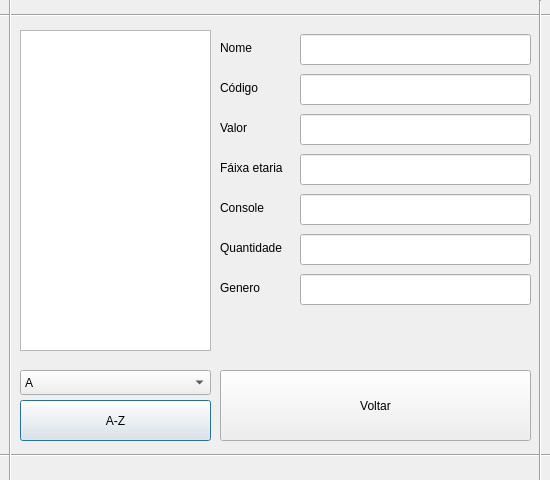
<?xml version="1.0" encoding="UTF-8"?>
<ui version="4.0">
 <class>estoque</class>
 <widget class="QDialog" name="estoque">
  <property name="geometry">
   <rect>
    <x>0</x>
    <y>0</y>
    <width>550</width>
    <height>480</height>
   </rect>
  </property>
  <property name="minimumSize">
   <size>
    <width>550</width>
    <height>480</height>
   </size>
  </property>
  <property name="maximumSize">
   <size>
    <width>550</width>
    <height>480</height>
   </size>
  </property>
  <property name="windowTitle">
   <string>Estoque</string>
  </property>
  <widget class="QListWidget" name="listWidget">
   <property name="geometry">
    <rect>
     <x>20</x>
     <y>30</y>
     <width>191</width>
     <height>321</height>
    </rect>
   </property>
  </widget>
  <widget class="QLabel" name="label_3">
   <property name="geometry">
    <rect>
     <x>220</x>
     <y>120</y>
     <width>61</width>
     <height>15</height>
    </rect>
   </property>
   <property name="text">
    <string>Valor</string>
   </property>
  </widget>
  <widget class="QLabel" name="label_4">
   <property name="geometry">
    <rect>
     <x>220</x>
     <y>160</y>
     <width>81</width>
     <height>16</height>
    </rect>
   </property>
   <property name="text">
    <string>Fáixa etaria</string>
   </property>
  </widget>
  <widget class="QLineEdit" name="Codigoedit">
   <property name="enabled">
    <bool>true</bool>
   </property>
   <property name="geometry">
    <rect>
     <x>300</x>
     <y>74</y>
     <width>231</width>
     <height>31</height>
    </rect>
   </property>
   <property name="cursor">
    <cursorShape>SizeAllCursor</cursorShape>
   </property>
   <property name="mouseTracking">
    <bool>true</bool>
   </property>
   <property name="acceptDrops">
    <bool>true</bool>
   </property>
   <property name="inputMask">
    <string/>
   </property>
   <property name="text">
    <string notr="true"/>
   </property>
   <property name="frame">
    <bool>true</bool>
   </property>
   <property name="echoMode">
    <enum>QLineEdit::Normal</enum>
   </property>
   <property name="dragEnabled">
    <bool>false</bool>
   </property>
   <property name="readOnly">
    <bool>true</bool>
   </property>
   <property name="clearButtonEnabled">
    <bool>false</bool>
   </property>
  </widget>
  <widget class="QLineEdit" name="qtdedit">
   <property name="enabled">
    <bool>true</bool>
   </property>
   <property name="geometry">
    <rect>
     <x>300</x>
     <y>234</y>
     <width>231</width>
     <height>31</height>
    </rect>
   </property>
   <property name="cursor">
    <cursorShape>SizeAllCursor</cursorShape>
   </property>
   <property name="mouseTracking">
    <bool>true</bool>
   </property>
   <property name="acceptDrops">
    <bool>true</bool>
   </property>
   <property name="text">
    <string notr="true"/>
   </property>
   <property name="frame">
    <bool>true</bool>
   </property>
   <property name="echoMode">
    <enum>QLineEdit::Normal</enum>
   </property>
   <property name="dragEnabled">
    <bool>false</bool>
   </property>
   <property name="readOnly">
    <bool>true</bool>
   </property>
   <property name="clearButtonEnabled">
    <bool>false</bool>
   </property>
  </widget>
  <widget class="QLineEdit" name="generoedit">
   <property name="enabled">
    <bool>true</bool>
   </property>
   <property name="geometry">
    <rect>
     <x>300</x>
     <y>274</y>
     <width>231</width>
     <height>31</height>
    </rect>
   </property>
   <property name="cursor">
    <cursorShape>SizeAllCursor</cursorShape>
   </property>
   <property name="mouseTracking">
    <bool>true</bool>
   </property>
   <property name="acceptDrops">
    <bool>true</bool>
   </property>
   <property name="text">
    <string notr="true"/>
   </property>
   <property name="frame">
    <bool>true</bool>
   </property>
   <property name="echoMode">
    <enum>QLineEdit::Normal</enum>
   </property>
   <property name="dragEnabled">
    <bool>false</bool>
   </property>
   <property name="readOnly">
    <bool>true</bool>
   </property>
   <property name="clearButtonEnabled">
    <bool>false</bool>
   </property>
  </widget>
  <widget class="QLineEdit" name="Valoredit">
   <property name="enabled">
    <bool>true</bool>
   </property>
   <property name="geometry">
    <rect>
     <x>300</x>
     <y>114</y>
     <width>231</width>
     <height>31</height>
    </rect>
   </property>
   <property name="cursor">
    <cursorShape>SizeAllCursor</cursorShape>
   </property>
   <property name="mouseTracking">
    <bool>true</bool>
   </property>
   <property name="acceptDrops">
    <bool>true</bool>
   </property>
   <property name="text">
    <string notr="true"/>
   </property>
   <property name="frame">
    <bool>true</bool>
   </property>
   <property name="echoMode">
    <enum>QLineEdit::Normal</enum>
   </property>
   <property name="dragEnabled">
    <bool>false</bool>
   </property>
   <property name="readOnly">
    <bool>true</bool>
   </property>
   <property name="clearButtonEnabled">
    <bool>false</bool>
   </property>
  </widget>
  <widget class="QLineEdit" name="etariaedit">
   <property name="enabled">
    <bool>true</bool>
   </property>
   <property name="geometry">
    <rect>
     <x>300</x>
     <y>154</y>
     <width>231</width>
     <height>31</height>
    </rect>
   </property>
   <property name="cursor">
    <cursorShape>SizeAllCursor</cursorShape>
   </property>
   <property name="mouseTracking">
    <bool>true</bool>
   </property>
   <property name="acceptDrops">
    <bool>true</bool>
   </property>
   <property name="text">
    <string notr="true"/>
   </property>
   <property name="frame">
    <bool>true</bool>
   </property>
   <property name="echoMode">
    <enum>QLineEdit::Normal</enum>
   </property>
   <property name="dragEnabled">
    <bool>false</bool>
   </property>
   <property name="readOnly">
    <bool>true</bool>
   </property>
   <property name="clearButtonEnabled">
    <bool>false</bool>
   </property>
  </widget>
  <widget class="QLabel" name="label_7">
   <property name="geometry">
    <rect>
     <x>220</x>
     <y>40</y>
     <width>61</width>
     <height>15</height>
    </rect>
   </property>
   <property name="frameShadow">
    <enum>QFrame::Plain</enum>
   </property>
   <property name="text">
    <string>Nome</string>
   </property>
   <property name="textFormat">
    <enum>Qt::PlainText</enum>
   </property>
  </widget>
  <widget class="QLabel" name="label_2">
   <property name="geometry">
    <rect>
     <x>220</x>
     <y>80</y>
     <width>61</width>
     <height>15</height>
    </rect>
   </property>
   <property name="text">
    <string>Código</string>
   </property>
  </widget>
  <widget class="QLabel" name="label_6">
   <property name="geometry">
    <rect>
     <x>220</x>
     <y>240</y>
     <width>81</width>
     <height>16</height>
    </rect>
   </property>
   <property name="text">
    <string>Quantidade</string>
   </property>
  </widget>
  <widget class="QLabel" name="label_8">
   <property name="geometry">
    <rect>
     <x>220</x>
     <y>280</y>
     <width>81</width>
     <height>16</height>
    </rect>
   </property>
   <property name="text">
    <string>Genero</string>
   </property>
  </widget>
  <widget class="QLineEdit" name="Nomeedit">
   <property name="enabled">
    <bool>true</bool>
   </property>
   <property name="geometry">
    <rect>
     <x>300</x>
     <y>34</y>
     <width>231</width>
     <height>31</height>
    </rect>
   </property>
   <property name="cursor">
    <cursorShape>SizeAllCursor</cursorShape>
   </property>
   <property name="mouseTracking">
    <bool>true</bool>
   </property>
   <property name="acceptDrops">
    <bool>true</bool>
   </property>
   <property name="inputMask">
    <string/>
   </property>
   <property name="text">
    <string notr="true"/>
   </property>
   <property name="frame">
    <bool>true</bool>
   </property>
   <property name="echoMode">
    <enum>QLineEdit::Normal</enum>
   </property>
   <property name="dragEnabled">
    <bool>false</bool>
   </property>
   <property name="readOnly">
    <bool>true</bool>
   </property>
   <property name="clearButtonEnabled">
    <bool>false</bool>
   </property>
  </widget>
  <widget class="QLabel" name="label_5">
   <property name="geometry">
    <rect>
     <x>220</x>
     <y>200</y>
     <width>61</width>
     <height>15</height>
    </rect>
   </property>
   <property name="text">
    <string>Console</string>
   </property>
  </widget>
  <widget class="QLineEdit" name="consoleedit">
   <property name="enabled">
    <bool>true</bool>
   </property>
   <property name="geometry">
    <rect>
     <x>300</x>
     <y>194</y>
     <width>231</width>
     <height>31</height>
    </rect>
   </property>
   <property name="cursor">
    <cursorShape>SizeAllCursor</cursorShape>
   </property>
   <property name="mouseTracking">
    <bool>true</bool>
   </property>
   <property name="acceptDrops">
    <bool>true</bool>
   </property>
   <property name="text">
    <string notr="true"/>
   </property>
   <property name="frame">
    <bool>true</bool>
   </property>
   <property name="echoMode">
    <enum>QLineEdit::Normal</enum>
   </property>
   <property name="dragEnabled">
    <bool>false</bool>
   </property>
   <property name="readOnly">
    <bool>true</bool>
   </property>
   <property name="clearButtonEnabled">
    <bool>false</bool>
   </property>
  </widget>
  <widget class="QPushButton" name="pushButton">
   <property name="geometry">
    <rect>
     <x>220</x>
     <y>370</y>
     <width>311</width>
     <height>71</height>
    </rect>
   </property>
   <property name="text">
    <string>Voltar</string>
   </property>
   <property name="autoDefault">
    <bool>false</bool>
   </property>
  </widget>
  <widget class="Line" name="line">
   <property name="geometry">
    <rect>
     <x>0</x>
     <y>0</y>
     <width>561</width>
     <height>31</height>
    </rect>
   </property>
   <property name="orientation">
    <enum>Qt::Horizontal</enum>
   </property>
  </widget>
  <widget class="Line" name="line_2">
   <property name="geometry">
    <rect>
     <x>0</x>
     <y>440</y>
     <width>561</width>
     <height>31</height>
    </rect>
   </property>
   <property name="orientation">
    <enum>Qt::Horizontal</enum>
   </property>
  </widget>
  <widget class="Line" name="line_3">
   <property name="geometry">
    <rect>
     <x>0</x>
     <y>-10</y>
     <width>20</width>
     <height>501</height>
    </rect>
   </property>
   <property name="orientation">
    <enum>Qt::Vertical</enum>
   </property>
  </widget>
  <widget class="Line" name="line_4">
   <property name="geometry">
    <rect>
     <x>530</x>
     <y>0</y>
     <width>20</width>
     <height>481</height>
    </rect>
   </property>
   <property name="orientation">
    <enum>Qt::Vertical</enum>
   </property>
  </widget>
  <widget class="QPushButton" name="bot">
   <property name="geometry">
    <rect>
     <x>20</x>
     <y>400</y>
     <width>191</width>
     <height>41</height>
    </rect>
   </property>
   <property name="text">
    <string>A-Z</string>
   </property>
  </widget>
  <widget class="QComboBox" name="comboBox">
   <property name="geometry">
    <rect>
     <x>20</x>
     <y>370</y>
     <width>191</width>
     <height>25</height>
    </rect>
   </property>
   <item>
    <property name="text">
     <string>A</string>
    </property>
   </item>
   <item>
    <property name="text">
     <string>B</string>
    </property>
   </item>
   <item>
    <property name="text">
     <string>C</string>
    </property>
   </item>
   <item>
    <property name="text">
     <string>D</string>
    </property>
   </item>
   <item>
    <property name="text">
     <string>E</string>
    </property>
   </item>
   <item>
    <property name="text">
     <string>F</string>
    </property>
   </item>
   <item>
    <property name="text">
     <string>G</string>
    </property>
   </item>
   <item>
    <property name="text">
     <string>H</string>
    </property>
   </item>
   <item>
    <property name="text">
     <string>I</string>
    </property>
   </item>
   <item>
    <property name="text">
     <string>J</string>
    </property>
   </item>
   <item>
    <property name="text">
     <string>L</string>
    </property>
   </item>
   <item>
    <property name="text">
     <string>M</string>
    </property>
   </item>
   <item>
    <property name="text">
     <string>N</string>
    </property>
   </item>
   <item>
    <property name="text">
     <string>O</string>
    </property>
   </item>
   <item>
    <property name="text">
     <string>P</string>
    </property>
   </item>
   <item>
    <property name="text">
     <string>Q</string>
    </property>
   </item>
   <item>
    <property name="text">
     <string>R</string>
    </property>
   </item>
   <item>
    <property name="text">
     <string>S</string>
    </property>
   </item>
   <item>
    <property name="text">
     <string>T</string>
    </property>
   </item>
   <item>
    <property name="text">
     <string>U</string>
    </property>
   </item>
   <item>
    <property name="text">
     <string>V</string>
    </property>
   </item>
   <item>
    <property name="text">
     <string>W</string>
    </property>
   </item>
   <item>
    <property name="text">
     <string>X</string>
    </property>
   </item>
   <item>
    <property name="text">
     <string>Y</string>
    </property>
   </item>
   <item>
    <property name="text">
     <string>Z</string>
    </property>
   </item>
  </widget>
 </widget>
 <resources/>
 <connections/>
</ui>
